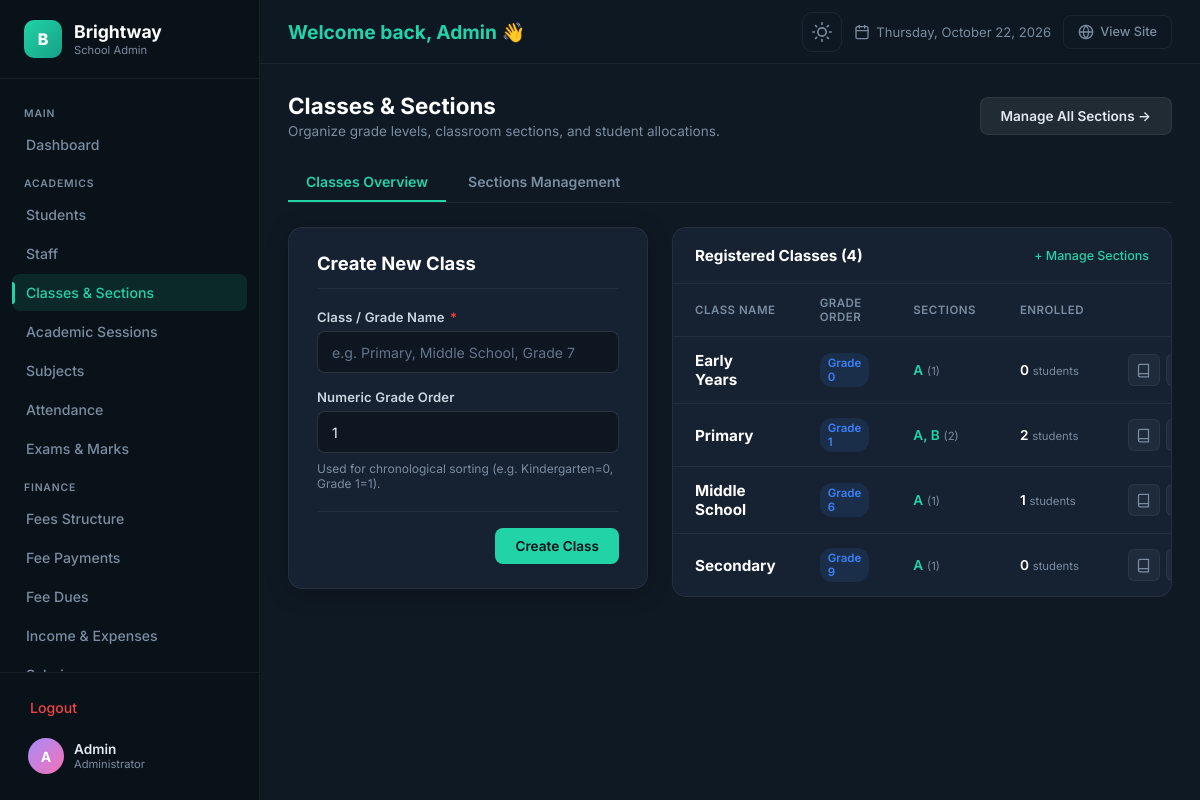
The page /admin/classes.php (signed in) on the database its author committed.
### tables this page shows
CREATE TABLE `classes` (
  `id` INT AUTO_INCREMENT PRIMARY KEY,
  `class_name` VARCHAR(50) NOT NULL UNIQUE,
  `numeric_grade` INT NOT NULL,
  `created_at` DATETIME NOT NULL DEFAULT CURRENT_TIMESTAMP
);

### admin/classes.php (the view, shortened to what this page needs)
<?php
require_once __DIR__ . '/auth.php';
$edit_class = null;
$classes_list = [];
$res = mysqli_query($conn, "SELECT c.*,
    COUNT(DISTINCT sec.id) AS section_count,
    COUNT(DISTINCT st.id) AS student_count,
    GROUP_CONCAT(DISTINCT sec.section_name ORDER BY sec.section_name SEPARATOR ', ') AS section_names
    FROM classes c
    LEFT JOIN sections sec ON c.id = sec.class_id
    LEFT JOIN students st ON c.id = st.class_id
    GROUP BY c.id
    ORDER BY c.numeric_grade ASC, c.class_name ASC");
while ($r = mysqli_fetch_assoc($res)) {
    $classes_list[] = $r;
}
include __DIR__ . '/header.php';
?>
<div class="page-header">
    <div class="page-header__left">
        <h1 class="page-header__title">Classes & Sections</h1>
        <p class="page-header__desc">Organize grade levels, classroom sections, and student allocations.</p>
    </div>
    <div class="page-header__actions">
        <a href="sections.php" class="btn-admin btn-admin--secondary">Manage All Sections →</a>
    </div>
</div>
<div class="nav-tabs">
    <a href="classes.php" class="nav-tab nav-tab--active">Classes Overview</a>
    <a href="sections.php" class="nav-tab">Sections Management</a>
</div>
<div class="dash-grid" style="grid-template-columns: 360px 1fr; align-items: start;">
    <div class="form-card animate-in">
        <div class="form-card__header">
            <h2 class="form-card__title"><?php echo $edit_class ? 'Edit Class' : 'Create New Class'; ?></h2>
        </div>
        <form method="POST" action="classes.php">
            <div class="form-group" style="margin-bottom:16px;">
                <label class="form-label" for="class_name">Class / Grade Name <span class="required">*</span></label>
                <input type="text" id="class_name" name="class_name" class="form-control"
                       value="<?php echo htmlspecialchars($edit_class['class_name'] ?? ($_POST['class_name'] ?? '')); ?>"
                       placeholder="e.g. Primary, Middle School, Grade 7" required>
            </div>
            <div class="form-group" style="margin-bottom:20px;">
                <label class="form-label" for="numeric_grade">Numeric Grade Order</label>
                <input type="number" id="numeric_grade" name="numeric_grade" class="form-control"
                       value="<?php echo htmlspecialchars((string)($edit_class['numeric_grade'] ?? ($_POST['numeric_grade'] ?? 1))); ?>"
                       min="0" max="20" required>
                <span class="form-hint">Used for chronological sorting (e.g. Kindergarten=0, Grade 1=1).</span>
            </div>
            <div class="form-actions" style="margin-top:0;padding-top:16px;">
                <button type="submit" class="btn-admin btn-admin--primary">
                    <?php echo $edit_class ? 'Save Changes' : 'Create Class'; ?>
                </button>
            </div>
        </form>
    </div>
    <div class="panel animate-in">
        <div class="panel__header">
            <h3 class="panel__title">Registered Classes (<?php echo count($classes_list); ?>)</h3>
            <a href="sections.php" class="panel__action">+ Manage Sections</a>
        </div>
        <?php if (!empty($classes_list)): ?>
            <div class="table-responsive">
                <table class="recent-table">
                    <thead>
                        <tr>
                            <th>Class Name</th>
                            <th>Grade Order</th>
                            <th>Sections</th>
                            <th>Enrolled</th>
                            <th style="text-align:right;">Actions</th>
                        </tr>
                    </thead>
                    <tbody>
                        <?php foreach ($classes_list as $cls): ?>
                        <tr>
                            <td>
                                <strong style="font-size:0.95rem;color:var(--admin-heading);"><?php echo htmlspecialchars($cls['class_name']); ?></strong>
                            </td>
                            <td>
                                <span class="badge badge--info">Grade <?php echo $cls['numeric_grade']; ?></span>
                            </td>
                            <td>
                                <?php if ($cls['section_names']): ?>
                                    <span style="color:var(--admin-accent);font-weight:600;"><?php echo htmlspecialchars($cls['section_names']); ?></span>
                                    <small style="color:var(--admin-text-muted);">(<?php echo $cls['section_count']; ?>)</small>
                                <?php else: ?>
                                    <span style="color:var(--admin-text-muted);font-style:italic;">No sections</span>
                                <?php endif; ?>
                            </td>
                            <td>
                                <span style="font-weight:600;color:var(--admin-heading);"><?php echo number_format($cls['student_count']); ?></span>
                                <small style="color:var(--admin-text-muted);">students</small>
                            </td>
                            <td style="text-align:right;">
                                <div class="table-actions" style="justify-content:flex-end;">
                                    <a href="sections.php?class_id=<?php echo $cls['id']; ?>" class="action-btn action-btn--view" title="Manage Class Sections">
                                        <svg width="15" height="15" viewBox="0 0 24 24" fill="none" stroke="currentColor" stroke-width="2"><path d="M4 19.5A2.5 2.5 0 0 1 6.5 17H20"/><path d="M6.5 2H20v20H6.5A2.5 2.5 0 0 1 4 19.5v-15A2.5 2.5 0 0 1 6.5 2z"/></svg>
                                    </a>
                                    <a href="classes.php?action=edit&id=<?php echo $cls['id']; ?>" class="action-btn action-btn--edit" title="Edit Class">
                                    </a>
                                </div>
                            </td>
                        </tr>
                        <?php endforeach; ?>
                    </tbody>
                </table>
            </div>
        <?php else: ?>
            <div class="empty-state">
                <p>No classes registered yet.</p>
            </div>
        <?php endif; ?>
    </div>
</div>
<?php include __DIR__ . '/footer.php'; ?>

### rows shown on the page
classes: class_name "Early Years", numeric_grade "0", section_names "A", section_count "1", student_count "0"
classes: class_name "Primary", numeric_grade "1", section_names "A, B", section_count "2", student_count "2"
classes: class_name "Middle School", numeric_grade "6", section_names "A", section_count "1", student_count "1"
classes: class_name "Secondary", numeric_grade "9", section_names "A", section_count "1", student_count "0"

### other values the page prints
$admin_initial "A"
$admin_name "Admin"
count($classes_list) "4"
